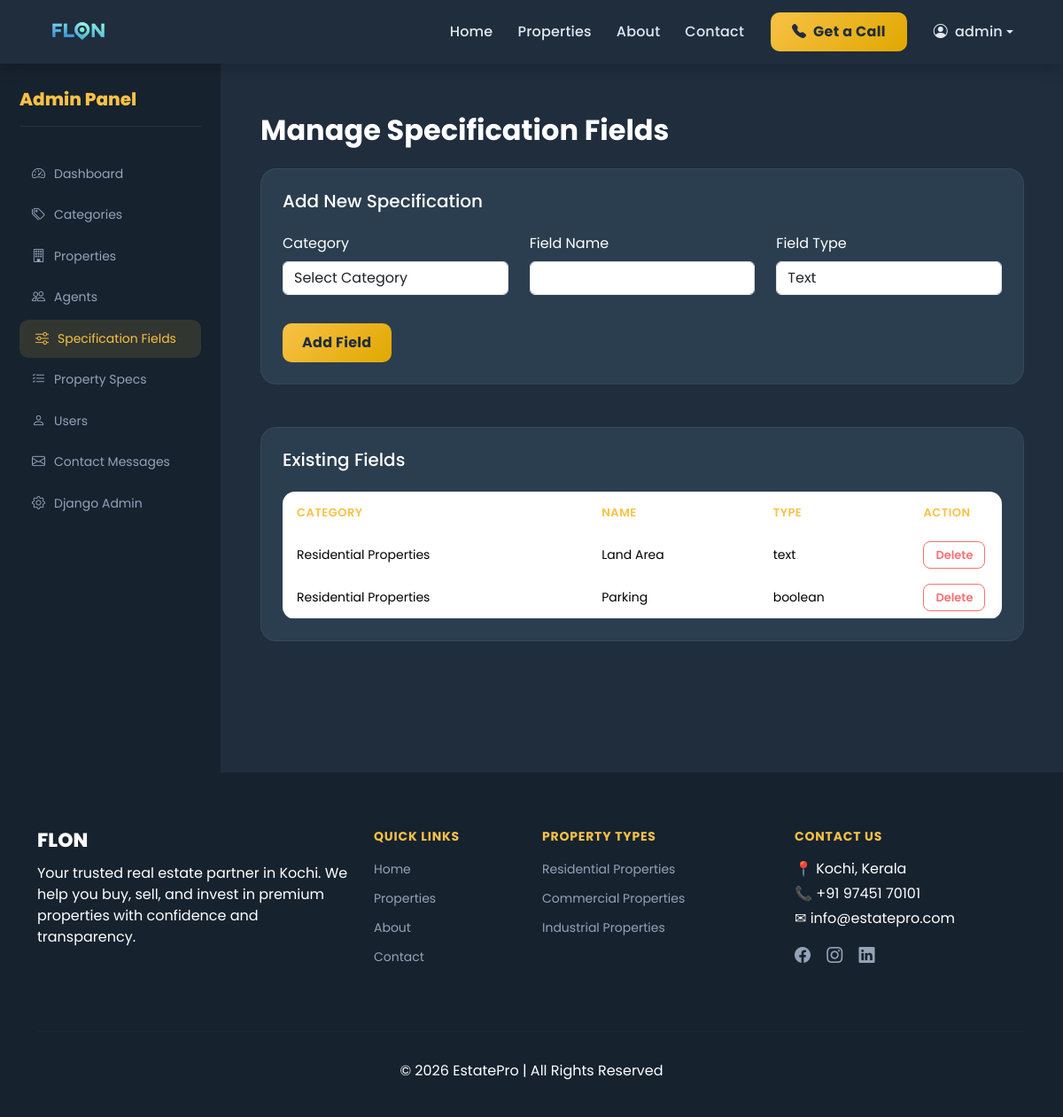
/accounts/admin-dashboard/spec-fields/ (signed in), run on an earlier commit of the app's database.
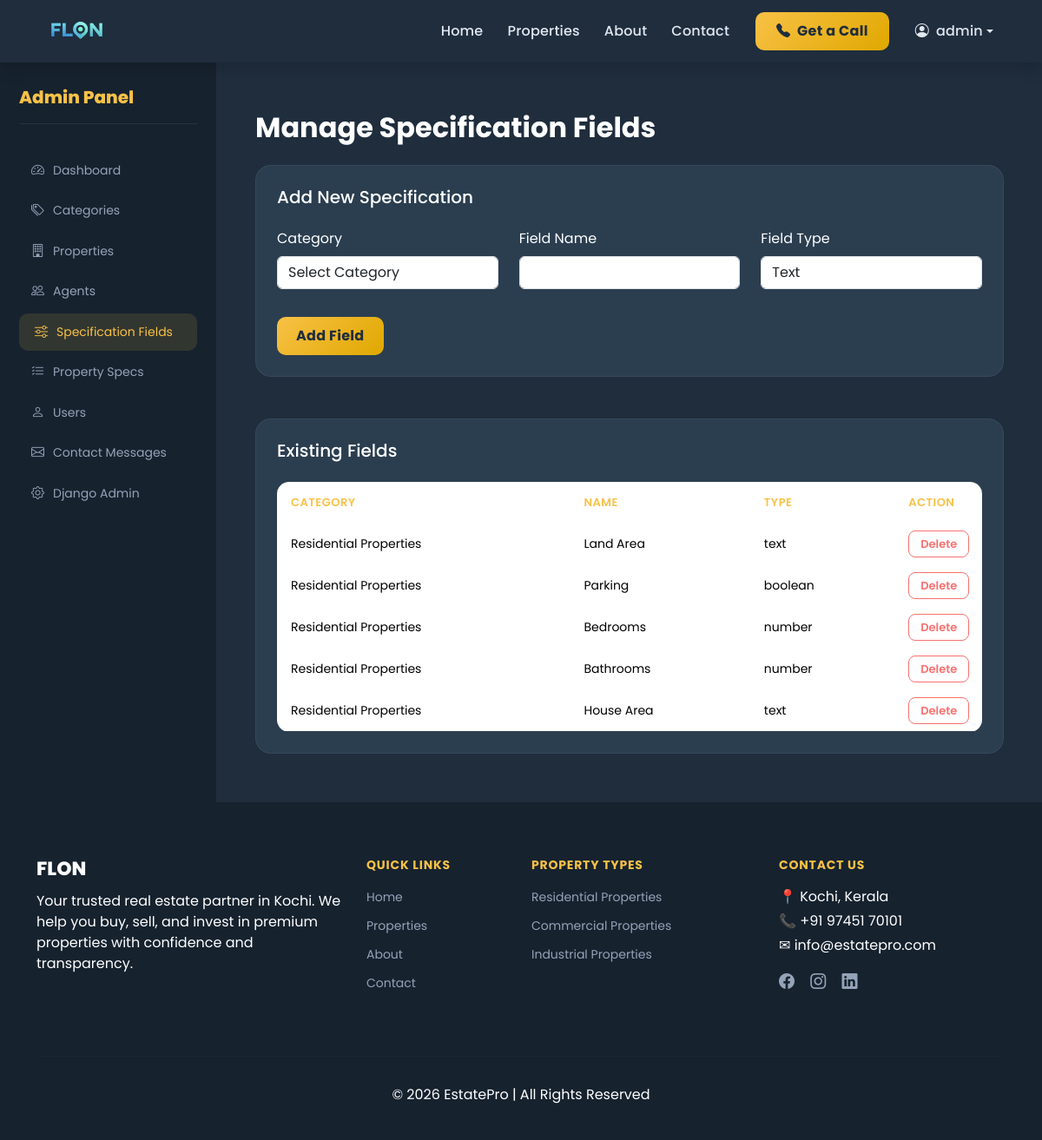
And on a later commit of the database.
### properties/models.py (models this page shows, shortened)
class SpecificationField(models.Model):
    FIELD_TYPES = [
        ('text', 'Text'),
        ('number', 'Number'),
        ('boolean', 'Boolean'),
    ]
    category = models.ForeignKey(Category, on_delete=models.CASCADE, related_name='spec_fields')
    name = models.CharField(max_length=100)
    field_type = models.CharField(max_length=20, choices=FIELD_TYPES)

class Category(models.Model):
    name = models.CharField(max_length=100)
    slug = models.SlugField(unique=True, blank=True)
    image = CloudinaryField('image', blank=True, null=True)

### accounts/views.py (the view, shortened to what this page needs)
# urls.py: path('admin-dashboard/spec-fields/', views.admin_spec_fields, name='admin_spec_fields'),
@login_required
def admin_spec_fields(request):
    if not request.user.is_superuser:
        return redirect('home')
    categories = Category.objects.all()
    fields = SpecificationField.objects.select_related('category')
    return render(request, 'spec_fields.html', {
        'fields': fields,
        'categories': categories
    })

### templates/spec_fields.html (shortened to what the changed rows need)
{% extends 'base.html' %}
{% block content %}
<section class="admin-wrapper">
    <div class="admin-layout">
        <main class="admin-content">
            <div class="container-fluid py-4">
                <h2 class="fw-bold mb-4 text-white">
                    Manage Specification Fields
                </h2>
                <div class="admin-card p-4">
                    <div class="table-responsive">
                        <table class="table admin-table align-middle">
                            <thead>
                                <tr>
                                    <th>Category</th>
                                    <th>Name</th>
                                    <th>Type</th>
                                    <th>Action</th>
                                </tr>
                            </thead>
                            <tbody>
                                {% for field in fields %}
                                <tr>
                                    <td>{{ field.category.name }}</td>
                                    <td>{{ field.name }}</td>
                                    <td>{{ field.field_type }}</td>
                                    <td>
                                        <a href="{% url 'admin_delete_spec_field' field.id %}"
                                           class="btn-action btn-delete"
                                           onclick="return confirm('Delete this field?')">
                                           Delete
                                        </a>
                                    </td>
                                </tr>
                                {% endfor %}
                            </tbody>
                        </table>
                    </div>
                </div>
            </div>
        </main>
    </div>
</section>
{% endblock %}

### templates/base.html (shortened to what the changed rows need)
{% load static %}
<!DOCTYPE html>
<html lang="en">
<head>
    <link href="https://cdn.jsdelivr.net/npm/bootstrap@5.3.2/dist/css/bootstrap.min.css" rel="stylesheet">
    <link href="https://cdn.jsdelivr.net/npm/bootstrap-icons@1.11.1/font/bootstrap-icons.css" rel="stylesheet">
    <link rel="stylesheet" href="{% static 'css/style.css' %}?v=20260323">
</head>
<body>
    <div class="main-content">
        {% block content %}
        {% endblock %}
    </div>
    <footer class="footer-section text-white">
        <div class="container">
            <div class="row">
                <div class="col-lg-3 col-md-6 mb-4">
                    <ul class="footer-links">
                        {% for category in categories %}
                        <li>
                            <a href="/properties/?category={{ category.slug }}">
                                {{ category.name }}
                            </a>
                        </li>
                        {% empty %}
                        <li>No categories available</li>
                        {% endfor %}
                    </ul>
                </div>
            </div>
        </div>
    </footer>
    <link href="https://cdn.jsdelivr.net/npm/quill@2.0.2/dist/quill.snow.css" rel="stylesheet">
</body>
</html>

What changed in the data, as far as the page shows it:
added SpecificationField: category.name "Residential Properties", name "Bedrooms", field_type "number"
added SpecificationField: category.name "Residential Properties", name "Bathrooms", field_type "number"
added SpecificationField: category.name "Residential Properties", name "House Area", field_type "text"
